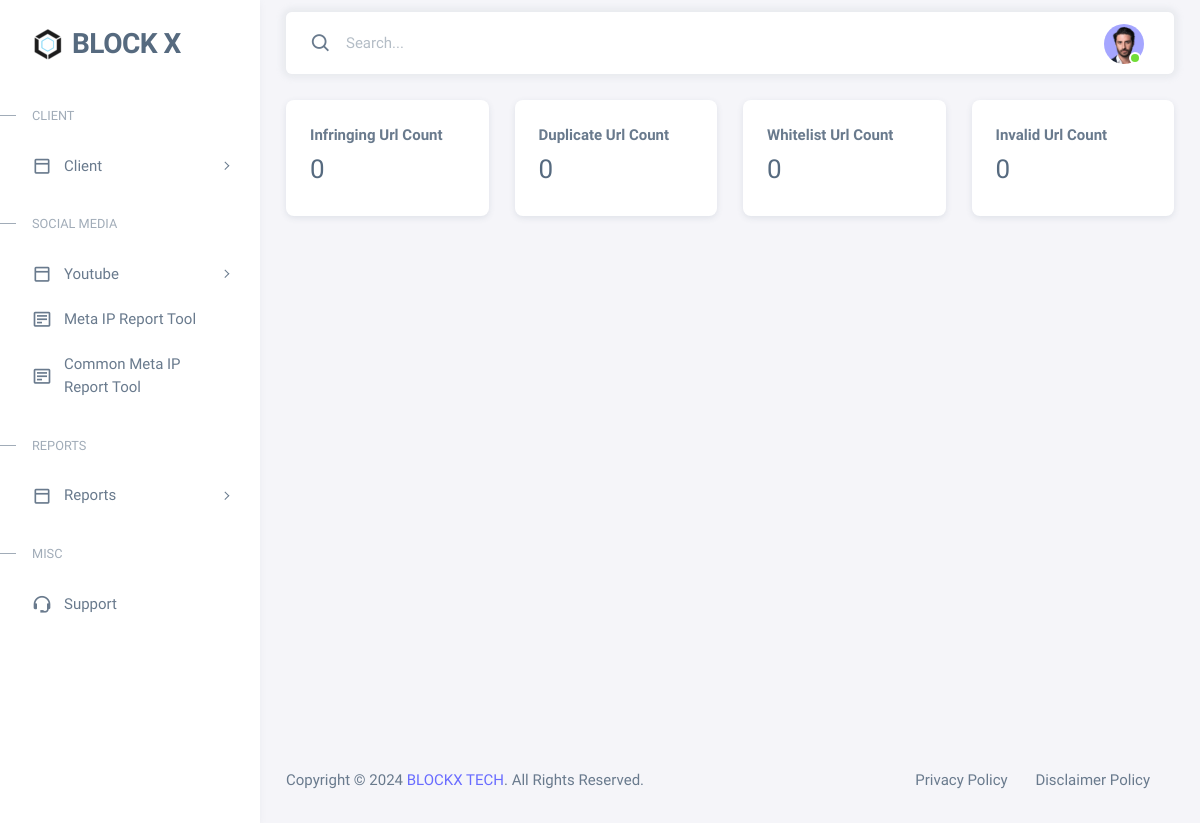
Page /accounts/User_report (signed in) on the committed database.
### accounts/models.py (models this page shows, shortened)
class User_url_report(models.Model):
    user        = models.ForeignKey(User, on_delete=models.CASCADE)
    new         = models.IntegerField(default=0)
    duplicate   = models.IntegerField(default=0)
    whitelisted = models.IntegerField(default=0)
    invalid_url = models.IntegerField(default=0)
    meta_new    = models.IntegerField(default=0)
    meta_deplicate = models.IntegerField(default=0)
    meta_invalid = models.IntegerField(default=0)

### accounts/views.py (the view)
# urls.py: path('User_report', views.User_report_view, name='User_report'),
@login_required
def User_report_view(request):
    try:
        data = User_url_report.objects.get(user=request.user)
    except:
        data = {}
    return render(request=request, template_name='user/UserReport.html', context={'user_stat': data})

### template/html/user/UserReport.html (shortened to what this page needs)
{% extends "base.html" %}
{% block content %}
  {% include 'user/UserReportStatistics.html' %}
{% endblock %}

### template/html/user/UserReportStatistics.html
<div class="row">
            <div class="col-lg-12 col-md-8 order-1">
                  <div class="row">
                    <div class="col-lg-3 col-md-2 col-4 mb-4">
                      <div class="card">
                        <div class="card-body">
                          <span class="fw-semibold d-block mb-2">Infringing Url Count</span>
                          <h3 class="card-title mb-2">{{ user_stat.new|default:"0" }}</h3>
                        </div>
                      </div>
                    </div>
                    <div class="col-lg-3 col-md-2 col-4 mb-4">
                      <div class="card">
                        <div class="card-body">
                          <span class="fw-semibold d-block mb-2">Duplicate Url Count</span>
                          <h3 class="card-title mb-2">{{ user_stat.duplicate|default:"0" }}</h3>
                        </div>
                      </div>
                    </div>
                      <div class="col-lg-3 col-md-2 col-4 mb-4">
                      <div class="card">
                        <div class="card-body">
                          <span class="fw-semibold d-block mb-2">Whitelist Url Count</span>
                          <h3 class="card-title mb-2">{{ user_stat.white_list|default:"0" }}</h3>
                        </div>
                      </div>
                    </div>
                      <div class="col-lg-3 col-md-2 col-4 mb-4">
                      <div class="card">
                        <div class="card-body">
                          <span class="fw-semibold d-block mb-2">Invalid Url Count</span>
                          <h3 class="card-title mb-2">{{ user_stat.invalid_url|default:"0" }}</h3>
                        </div>
                      </div>
                    </div>
                  </div>
                </div>
        </div>

### rows in the picture
User_url_report: new "0", duplicate "0", invalid_url "0"

### other values in the picture
{{ user_stat.white_list|default:"0" }} "0"
